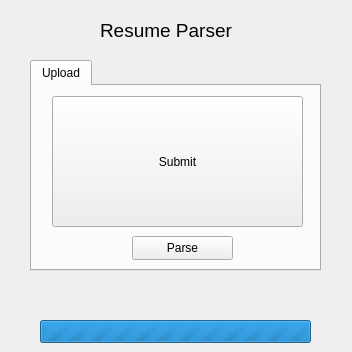
<?xml version="1.0" encoding="UTF-8"?>
<ui version="4.0">
 <class>widget</class>
 <widget class="QWidget" name="widget">
  <property name="geometry　">
   <rect>
    <x>0</x>
    <y>0</y>
    <width>352</width>
    <height>352</height>
   </rect>
  </property>
  <property name="minimumSize">
   <size>
    <width>352</width>
    <height>352</height>
   </size>
  </property>
  <property name="maximumSize">
   <size>
    <width>352</width>
    <height>352</height>
   </size>
  </property>
  <property name="windowTitle">
   <string>Resume Parser</string>
  </property>
  <widget class="QProgressBar" name="progressBar">
   <property name="geometry">
    <rect>
     <x>40</x>
     <y>320</y>
     <width>271</width>
     <height>23</height>
    </rect>
   </property>
   <property name="maximum">
    <number>0</number>
   </property>
   <property name="value">
    <number>0</number>
   </property>
   <property name="textVisible">
    <bool>false</bool>
   </property>
   <property name="invertedAppearance">
    <bool>false</bool>
   </property>
  </widget>
  <widget class="QLabel" name="file_path_label">
   <property name="geometry">
    <rect>
     <x>40</x>
     <y>280</y>
     <width>271</width>
     <height>31</height>
    </rect>
   </property>
   <property name="maximumSize">
    <size>
     <width>16777215</width>
     <height>48</height>
    </size>
   </property>
   <property name="lineWidth">
    <number>1</number>
   </property>
   <property name="text">
    <string> </string>
   </property>
   <property name="wordWrap">
    <bool>true</bool>
   </property>
  </widget>
  <widget class="QLabel" name="title_text">
   <property name="geometry">
    <rect>
     <x>100</x>
     <y>10</y>
     <width>171</width>
     <height>41</height>
    </rect>
   </property>
   <property name="font">
    <font>
     <pointsize>14</pointsize>
    </font>
   </property>
   <property name="text">
    <string>Resume Parser</string>
   </property>
  </widget>
  <widget class="QTabWidget" name="tabWidget">
   <property name="geometry">
    <rect>
     <x>30</x>
     <y>60</y>
     <width>291</width>
     <height>211</height>
    </rect>
   </property>
   <property name="currentIndex">
    <number>0</number>
   </property>
   <widget class="QWidget" name="tab_3">
    <attribute name="title">  
     <string>Upload</string>
    </attribute>
    <widget class="QPushButton" name="select_button">
     <property name="geometry">
      <rect>
       <x>20</x>
       <y>10</y>
       <width>251</width>
       <height>131</height>
      </rect>
     </property>
     <property name="text">
      <string>Submit</string>
     </property>
    </widget>
    <widget class="QPushButton" name="parse_button1">
     <property name="geometry">
      <rect>
       <x>100</x>
       <y>150</y>
       <width>101</width>
       <height>24</height>
      </rect>
     </property>
     <property name="text">
      <string>Parse</string>
     </property>
    </widget>
   </widget>
  </widget>
 </widget>
 <resources/>
 <connections/>
</ui>
